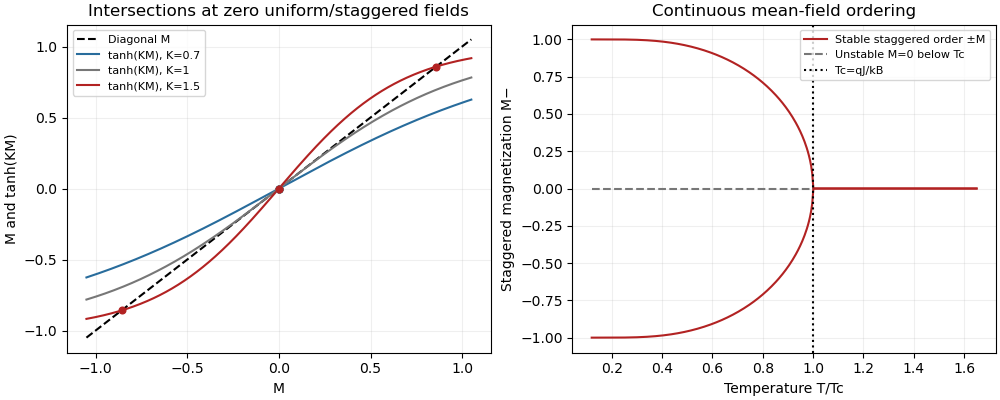

This figure's Python source:
"""Original mean-field bifurcation. Python 3.14.4, NumPy 2.3.5,
Matplotlib 3.10.7; honors caller MPLCONFIGDIR and writes PNG basename to CWD.
"""
import numpy as np
import matplotlib
matplotlib.use('Agg')
import matplotlib.pyplot as plt

def positive_root(K):
    if K<=1:return 0.
    lo,hi=1.e-12,1.
    for _ in range(65):
        m=(lo+hi)/2
        if np.tanh(K*m)>m:lo=m
        else:hi=m
    return (lo+hi)/2

fig,axs=plt.subplots(1,2,figsize=(10,4),layout='constrained',facecolor='white')
x=np.linspace(-1.05,1.05,500)
axs[0].plot(x,x,color='black',ls='--',label='Diagonal M')
for K,color in [(.7,'#286c9c'),(1,'#777777'),(1.5,'#b22222')]:
    axs[0].plot(x,np.tanh(K*x),color=color,label=f'tanh(KM), K={K}')
    m=positive_root(K)
    axs[0].scatter([-m,0,m],[-m,0,m],color=color,s=23,zorder=5)
axs[0].set(xlabel='M',ylabel='M and tanh(KM)',title='Intersections at zero uniform/staggered fields')
axs[0].legend(fontsize=8);axs[0].grid(alpha=.2)
t=np.linspace(.12,1.65,350);m=np.array([positive_root(1/v) for v in t])
axs[1].plot(t,m,color='#b22222',label='Stable staggered order ±M')
axs[1].plot(t,-m,color='#b22222')
axs[1].plot([.12,1],[0,0],ls='--',color='#777777',label='Unstable M=0 below Tc')
axs[1].axvline(1,color='black',ls=':',label='Tc=qJ/kB')
axs[1].set(xlabel='Temperature T/Tc',ylabel='Staggered magnetization M−',title='Continuous mean-field ordering')
axs[1].legend(fontsize=8);axs[1].grid(alpha=.2)
fig.savefig('paper-51-antiferromagnetic-mean-field.png',dpi=100,facecolor='white',transparent=False)
